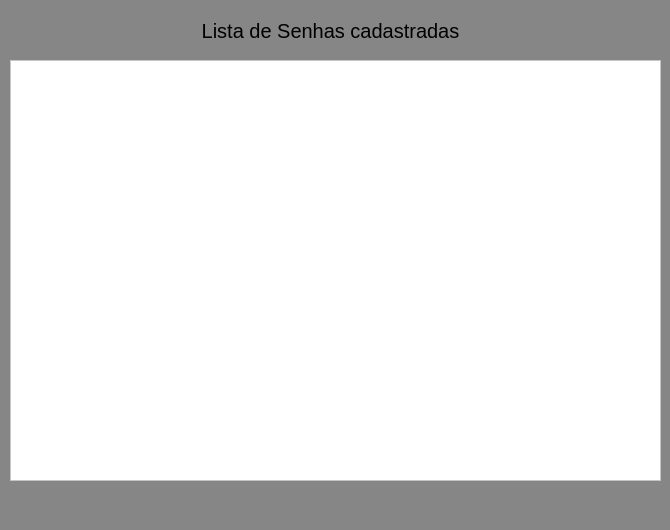
<?xml version="1.0" encoding="UTF-8"?>
<ui version="4.0">
 <class>MainWindow</class>
 <widget class="QMainWindow" name="MainWindow">
  <property name="geometry">
   <rect>
    <x>0</x>
    <y>0</y>
    <width>670</width>
    <height>530</height>
   </rect>
  </property>
  <property name="windowTitle">
   <string>MainWindow</string>
  </property>
  <property name="styleSheet">
   <string notr="true">background-color: rgb(134, 134, 134);</string>
  </property>
  <widget class="QWidget" name="centralwidget">
   <widget class="QLabel" name="label">
    <property name="geometry">
     <rect>
      <x>190</x>
      <y>10</y>
      <width>281</width>
      <height>41</height>
     </rect>
    </property>
    <property name="font">
     <font>
      <pointsize>15</pointsize>
     </font>
    </property>
    <property name="styleSheet">
     <string notr="true">background-color: rgb(134, 134, 134);
color: rgb(0, 0, 0);</string>
    </property>
    <property name="text">
     <string>Lista de Senhas cadastradas</string>
    </property>
    <property name="alignment">
     <set>Qt::AlignCenter</set>
    </property>
    <property name="margin">
     <number>8</number>
    </property>
   </widget>
   <widget class="QTableWidget" name="tableWidget">
    <property name="geometry">
     <rect>
      <x>10</x>
      <y>60</y>
      <width>651</width>
      <height>421</height>
     </rect>
    </property>
    <property name="styleSheet">
     <string notr="true">background-color: rgb(255, 255, 255);</string>
    </property>
   </widget>
  </widget>
  <widget class="QMenuBar" name="menubar">
   <property name="geometry">
    <rect>
     <x>0</x>
     <y>0</y>
     <width>670</width>
     <height>21</height>
    </rect>
   </property>
  </widget>
  <widget class="QStatusBar" name="statusbar"/>
 </widget>
 <resources/>
 <connections/>
</ui>
